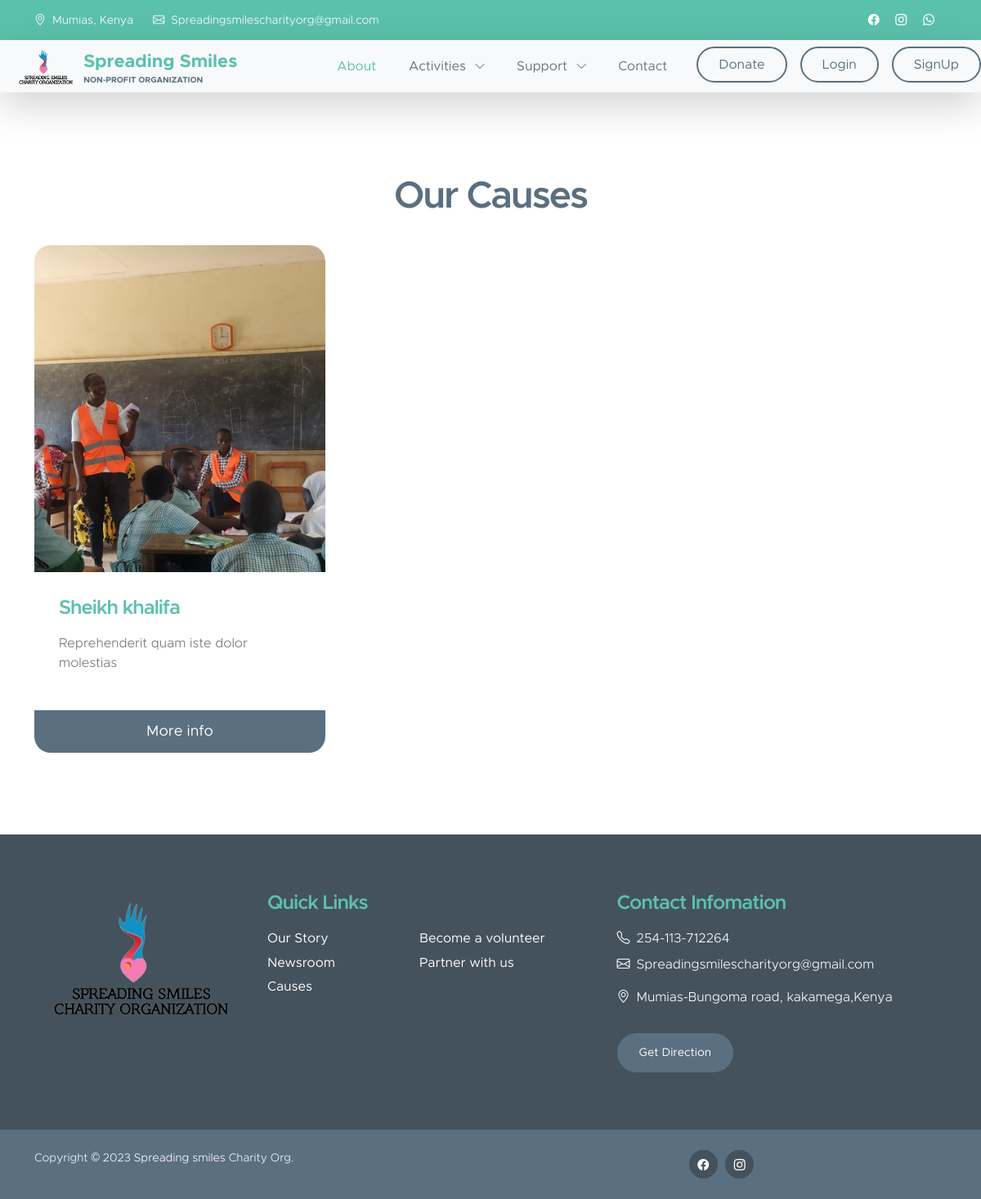
/causes, run on an earlier commit of the app's database.
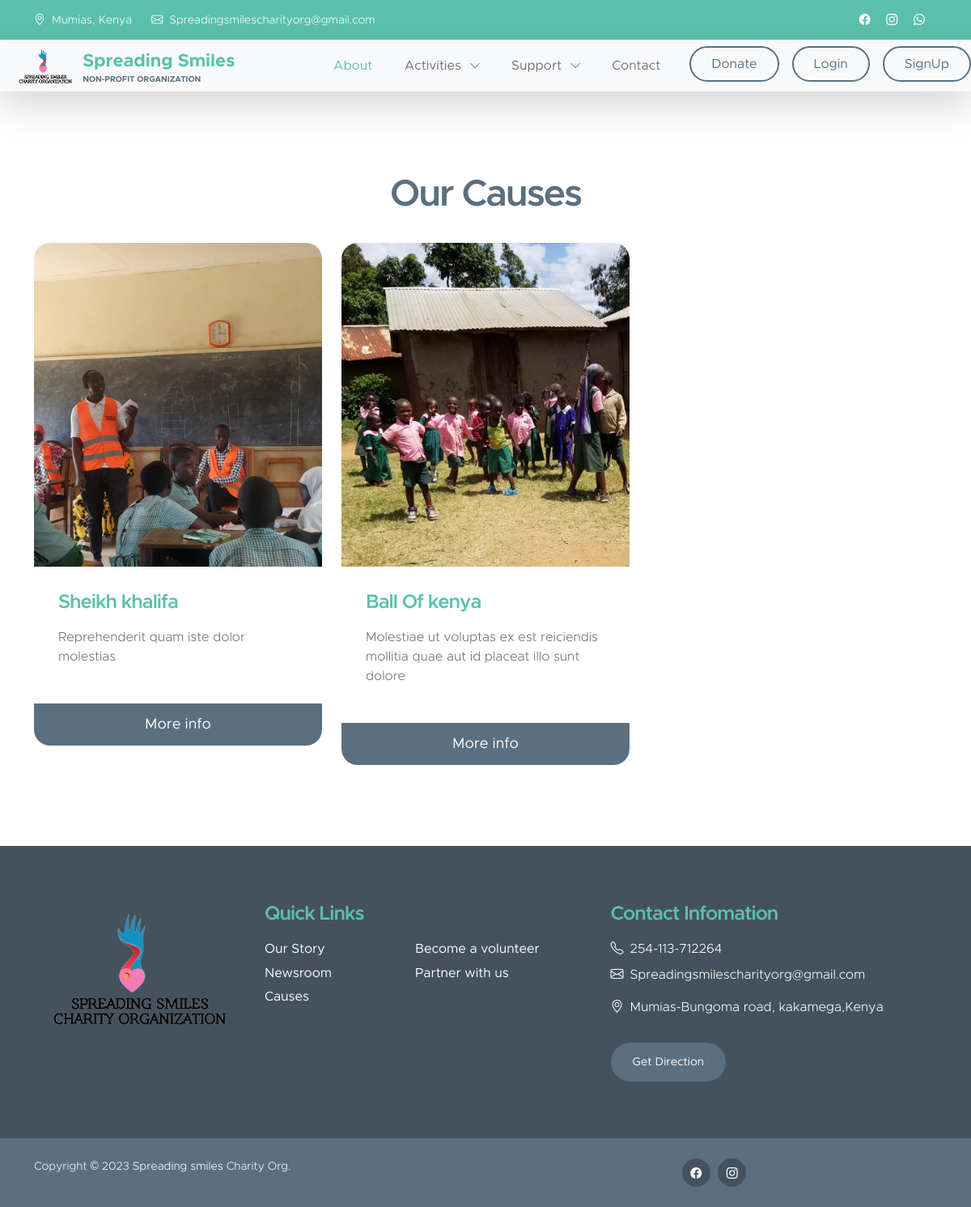
And on a later commit of the database.
### main_app/models.py (models this page shows, shortened)
class cause(models.Model):
    Title= models.CharField(max_length=40)
    profile= models.ImageField(upload_to='upload/cause')
    summary = models.CharField(max_length=300)
    info = models.CharField(max_length=10000)

### main_app/views.py (the view)
# urls.py: path('causes', views.Causes, name="Causes"),
def Causes(request):
    causes = cause.objects.all()
    return render(request, "causes.html", {"causes": causes})

### main_app/templates/causes.html (shortened to what this page needs)
{% extends "layouts/master.html" %}
{% load static %}
{% block body %}
<section class="section-padding" id="section_3">
    <div class="container">
                <div class="row">
                    <div class="col-lg-12 col-12 text-center mb-4">
                        <h2>Our Causes</h2>
                    </div>
 {% for cause in causes %}
                    <div class="col-lg-4 col-md-6 col-sm-12 mb-4 mb-lg-0" >
                        <div class="custom-block-wrap">
                            <img src="{{cause.profile.url}}"
                                class="custom-block-image img-fluid w-sm-100" style="width:400px; height:400px;" alt="">
                            <div class="custom-block">
                                <div class="custom-block-body">
                                    <h5 class="mb-3">{{cause.Title}} </h5>
                                    <p> {{cause.summary}} </p>
                                </div>
                                <a href="{% url 'more_causes' cause.id %}" class="custom-btn btn">More info</a>
                            </div>
                        </div>
                    </div>
{% endfor %}
                </div>
        </div>
</section>
{% endblock body %}

What changed in the data, as far as the page shows it:
added cause: profile (picture), Title "Ball Of kenya", summary "Molestiae ut voluptas ex est reiciendis mollitia quae aut id placeat illo sunt dolore"
